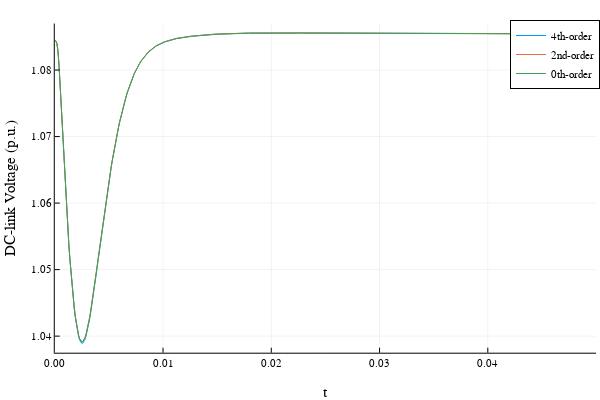

The code cell stored with this chart in its notebook:
### Markdown cell above
## Plotting DC-voltage for all three models

### Code cell
plot(sol_4th_opt, vars=(0,13), label="4th-order", ylabel="DC-link Voltage (p.u.)")
plot!(sol_2nd_opt, vars=(0,13), label="2nd-order")
plot!(sol_0th_opt, vars=(0,13), label="0th-order")

### Figure 1 — Plotly figure (JSON) as saved in the notebook; plotly's stock layout.template omitted (floating-point values rounded to 4 significant figures; data arrays with more than 128 entries replaced by an {"elided": "..."} marker saying what was removed)
{"data": [{"colorbar": {"title": ""}, "legendgroup": "4th-order", "line": {"color": "rgba(0, 154, 250, 1.000)", "dash": "solid", "shape": "linear", "width": 1}, "mode": "lines", "name": "4th-order", "showlegend": true, "type": "scatter", "x": {"elided": "501 float values"}, "xaxis": "x1", "y": {"elided": "501 float values"}, "yaxis": "y1", "zmax": null, "zmin": null}, {"colorbar": {"title": ""}, "legendgroup": "2nd-order", "line": {"color": "rgba(227, 111, 71, 1.000)", "dash": "solid", "shape": "linear", "width": 1}, "mode": "lines", "name": "2nd-order", "showlegend": true, "type": "scatter", "x": {"elided": "501 float values"}, "xaxis": "x1", "y": {"elided": "501 float values"}, "yaxis": "y1", "zmax": null, "zmin": null}, {"colorbar": {"title": ""}, "legendgroup": "0th-order", "line": {"color": "rgba(62, 164, 78, 1.000)", "dash": "solid", "shape": "linear", "width": 1}, "mode": "lines", "name": "0th-order", "showlegend": true, "type": "scatter", "x": {"elided": "501 float values"}, "xaxis": "x1", "y": {"elided": "501 float values"}, "yaxis": "y1", "zmax": null, "zmin": null}], "layout": {"annotations": [], "height": 400, "legend": {"bgcolor": "rgba(255, 255, 255, 1.000)", "bordercolor": "rgba(0, 0, 0, 1.000)", "borderwidth": 1, "font": {"color": "rgba(0, 0, 0, 1.000)", "family": "sans-serif", "size": 11}, "tracegroupgap": 0, "traceorder": "normal", "x": 1, "xanchor": "auto", "y": 1, "yanchor": "auto"}, "margin": {"b": 20, "l": 0, "r": 0, "t": 20}, "paper_bgcolor": "rgba(255, 255, 255, 1.000)", "plot_bgcolor": "rgba(255, 255, 255, 1.000)", "showlegend": true, "width": 600, "xaxis": {"anchor": "y1", "domain": [0.09128, 0.9934], "gridcolor": "rgba(0, 0, 0, 0.100)", "gridwidth": 0.5, "linecolor": "rgba(0, 0, 0, 1.000)", "mirror": false, "range": [0, 0.05], "showgrid": true, "showline": true, "showticklabels": true, "tickangle": 0, "tickcolor": "rgb(0, 0, 0)", "tickfont": {"color": "rgba(0, 0, 0, 1.000)", "family": "sans-serif", "size": 11}, "tickmode": "array", "ticks": "inside", "ticktext": ["0.00", "0.01", "0.02", "0.03", "0.04", "0.05"], "tickvals": [0, 0.01, 0.02, 0.03, 0.04, 0.05], "title": "t", "titlefont": {"color": "rgba(0, 0, 0, 1.000)", "family": "sans-serif", "size": 15}, "type": "-", "visible": true, "zeroline": false, "zerolinecolor": "rgba(0, 0, 0, 1.000)"}, "yaxis": {"anchor": "x1", "domain": [0.07581, 0.9902], "gridcolor": "rgba(0, 0, 0, 0.100)", "gridwidth": 0.5, "linecolor": "rgba(0, 0, 0, 1.000)", "mirror": false, "range": [1.038, 1.087], "showgrid": true, "showline": true, "showticklabels": true, "tickangle": 0, "tickcolor": "rgb(0, 0, 0)", "tickfont": {"color": "rgba(0, 0, 0, 1.000)", "family": "sans-serif", "size": 11}, "tickmode": "array", "ticks": "inside", "ticktext": ["1.04", "1.05", "1.06", "1.07", "1.08"], "tickvals": [1.04, 1.05, 1.06, 1.07, 1.08], "title": "DC-link Voltage (p.u.)", "titlefont": {"color": "rgba(0, 0, 0, 1.000)", "family": "sans-serif", "size": 15}, "type": "-", "visible": true, "zeroline": false, "zerolinecolor": "rgba(0, 0, 0, 1.000)"}}}
